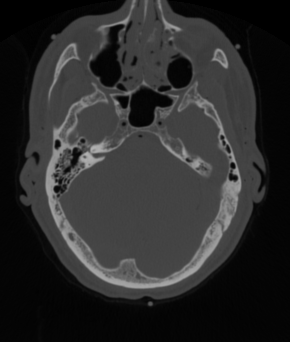
#> input picture lab_week6/BrainCT.png, 290 x 342 px
$ jupyter execute DoManhHung_20002053.ipynb
#> lines starting #> are read from the running program, lines starting #| are printed output that depends on the picture; after the words box and inside, x2 and y2 are one past the last pixel; in counts of white or black regions, pixels touching at a corner belong together
[cell 1]
import matplotlib.pyplot as plt
import numpy as np
import cv2

# Problem 1

[cell 2]
image = cv2.imread('./BrainCT.png', 0)
#> image is the input picture: shape (342, 290); min 0, max 177, mean 43.2

plt.figure(figsize=(8, 6))
plt.imshow(image, cmap='gray')
plt.title("BrainCT")
plt.axis('off')
plt.show()

# Problem 2

[cell 3]
plt.hist(image.ravel(), bins=64)
plt.title("Histogram")
plt.show()
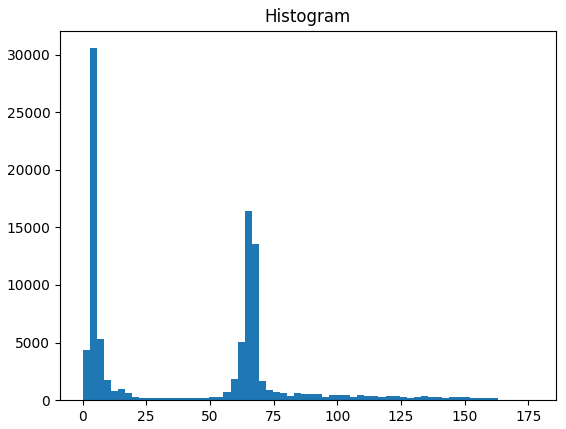
#> figure drawn by matplotlib, 1 panel; tallest bar 30555 high, from x = 2.77 to 5.53

[cell 4]
bone_image = np.where(image > 75, 1, 0).astype(np.uint8)
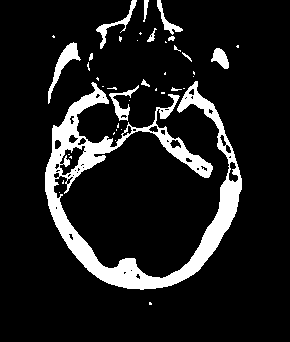
#> bone_image: shape (342, 290); values 0 (black) and 1 (white), 11.6% white; 41 white regions (28 under 20 px), largest, box (x1, y1, x2, y2) and area: (45, 81, 242, 290) 9598, (48, 42, 81, 104) 488, (96, 0, 137, 49) 318
plt.figure(figsize=(8, 6))
plt.subplot(121)
plt.imshow(image, cmap='gray')
plt.title("BrainCT")
plt.axis('off')
plt.subplot(122)
plt.imshow(bone_image, cmap='gray')
plt.title("Image with threshold T = 75")
plt.axis('off')

plt.tight_layout()
plt.show()
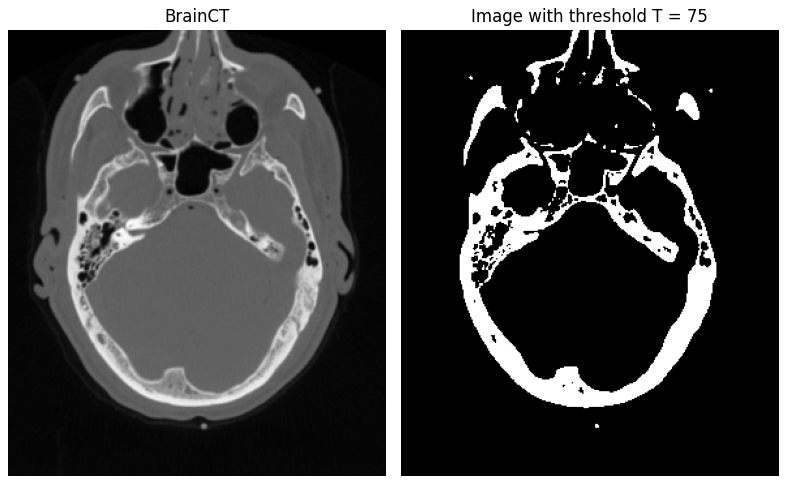
#> figure drawn by matplotlib, 2 panels

# Problem 3

[cell 5]
kernel = np.ones((4, 3), np.uint8)

dilation = cv2.dilate(src=bone_image, kernel=kernel, iterations=4)
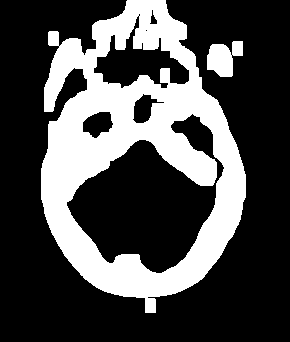
#> dilation: shape (342, 290); values 0 (black) and 1 (white), 29.5% white; 2 white regions, box (x1, y1, x2, y2) and area: (41, 0, 246, 313) 28372, (207, 41, 243, 77) 871
erosion = cv2.erode(dilation, kernel, iterations=4)
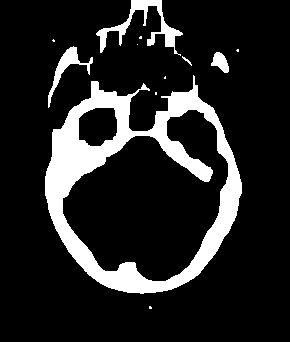
#> erosion: shape (342, 290); values 0 (black) and 1 (white), 14.4% white; 12 white regions (7 under 20 px), largest, box (x1, y1, x2, y2) and area: (45, 75, 242, 294) 12288, (96, 0, 183, 56) 1148, (48, 46, 93, 108) 557, (211, 52, 229, 73) 228, (182, 56, 192, 66) 26

Imask = erosion

plt.figure(figsize=(8, 6))
plt.subplot(121)
plt.imshow(bone_image, cmap='gray')
plt.title("Image with threshold T = 75")
plt.axis('off')
plt.subplot(122)
plt.imshow(Imask, cmap='gray')
plt.title("Imask")
plt.axis('off')
plt.tight_layout()
plt.show()

# Problem 4

[cell 6]
kernel = np.ones((3, 3), np.uint8)
Dilate_Imask = cv2.dilate(src=Imask, kernel=kernel, iterations=1)
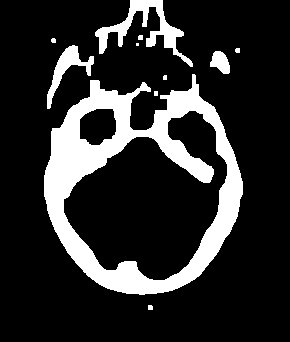
#> Dilate_Imask: shape (342, 290); values 0 (black) and 1 (white), 17.4% white; 11 white regions (2 under 20 px), largest, box (x1, y1, x2, y2) and area: (44, 74, 243, 295) 14330, (95, 0, 193, 67) 1695, (47, 45, 94, 109) 809
Subtract_Imask_1 = Dilate_Imask - Imask
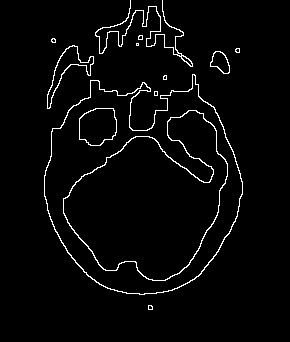
#> Subtract_Imask_1: shape (342, 290); values 0 (black) and 1 (white), 3% white in thin lines or dots, all inside (x1, y1, x2, y2) = (44, 0, 243, 310)

plt.figure(figsize=(10, 8))

plt.subplot(131)
plt.imshow(Imask, cmap='gray')
plt.title("Imask")
plt.axis('off')

plt.subplot(132)
plt.imshow(Dilate_Imask, cmap='gray')
plt.title("Dilate Imask")
plt.axis('off')

plt.subplot(133)
plt.imshow(Subtract_Imask_1, cmap='gray')
plt.title("Dilate_Imask - Imask")
plt.axis('off')

plt.tight_layout()
plt.show()

# Problem 5

[cell 7]
kernel = np.ones((3, 3), np.uint8)
erosion_Imask = cv2.erode(src=Imask, kernel=kernel, iterations=1)
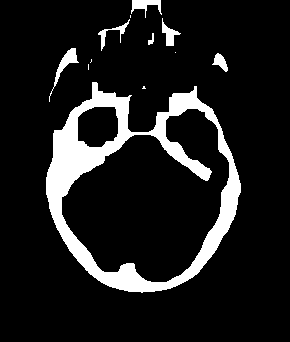
#> erosion_Imask: shape (342, 290); values 0 (black) and 1 (white), 11.5% white; 12 white regions (5 under 20 px), largest, box (x1, y1, x2, y2) and area: (46, 82, 241, 293) 10242, (49, 48, 79, 102) 308, (131, 0, 162, 18) 248
Subtract_Imask_2 = Imask - erosion_Imask
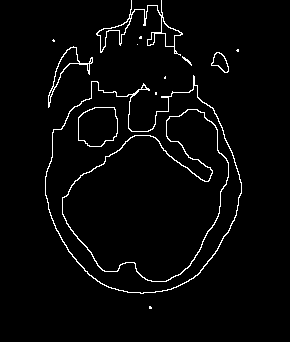
#> Subtract_Imask_2: shape (342, 290); values 0 (black) and 1 (white), 2.9% white in thin lines or dots, all inside (x1, y1, x2, y2) = (45, 0, 242, 309)

plt.figure(figsize=(10, 8))

plt.subplot(131)
plt.imshow(Imask, cmap='gray')
plt.title("Imask")
plt.axis('off')

plt.subplot(132)
plt.imshow(Imask, cmap='gray')
plt.title("Erosion Imask")
plt.axis('off')

plt.subplot(133)
plt.imshow(Subtract_Imask_2, cmap='gray')
plt.title("Imask - Erosion_Imask")
plt.axis('off')

plt.tight_layout()
plt.show()

### Compate with image step 4

[cell 8]
plt.figure(figsize=(8, 6))

plt.subplot(121)
plt.imshow(Subtract_Imask_1, cmap='gray')
plt.title("Dilate_Imask - Imask")
plt.axis('off')

plt.subplot(122)
plt.imshow(Subtract_Imask_2, cmap='gray')
plt.title("Imask - Erosion_Imask")
plt.axis('off')

plt.tight_layout()
plt.show()
